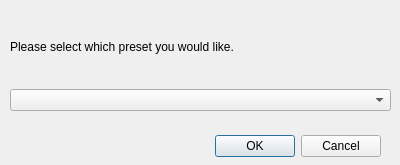
<?xml version="1.0" encoding="UTF-8"?>
<ui version="4.0">
 <class>presetDialog</class>
 <widget class="QDialog" name="presetDialog">
  <property name="geometry">
   <rect>
    <x>0</x>
    <y>0</y>
    <width>400</width>
    <height>165</height>
   </rect>
  </property>
  <property name="minimumSize">
   <size>
    <width>400</width>
    <height>165</height>
   </size>
  </property>
  <property name="maximumSize">
   <size>
    <width>400</width>
    <height>165</height>
   </size>
  </property>
  <property name="windowTitle">
   <string>Preset</string>
  </property>
  <property name="modal">
   <bool>true</bool>
  </property>
  <widget class="QDialogButtonBox" name="buttonBox">
   <property name="geometry">
    <rect>
     <x>40</x>
     <y>130</y>
     <width>341</width>
     <height>32</height>
    </rect>
   </property>
   <property name="orientation">
    <enum>Qt::Horizontal</enum>
   </property>
   <property name="standardButtons">
    <set>QDialogButtonBox::Cancel|QDialogButtonBox::Ok</set>
   </property>
  </widget>
  <widget class="QWidget" name="layoutWidget">
   <property name="geometry">
    <rect>
     <x>10</x>
     <y>10</y>
     <width>381</width>
     <height>101</height>
    </rect>
   </property>
   <layout class="QVBoxLayout" name="verticalLayout">
    <item>
     <widget class="QLabel" name="label">
      <property name="text">
       <string>Please select which preset you would like.</string>
      </property>
     </widget>
    </item>
    <item>
     <widget class="QComboBox" name="combo_preset"/>
    </item>
   </layout>
  </widget>
  <zorder>layoutWidget</zorder>
  <zorder>buttonBox</zorder>
 </widget>
 <resources/>
 <connections>
  <connection>
   <sender>buttonBox</sender>
   <signal>accepted()</signal>
   <receiver>presetDialog</receiver>
   <slot>accept()</slot>
   <hints>
    <hint type="sourcelabel">
     <x>248</x>
     <y>254</y>
    </hint>
    <hint type="destinationlabel">
     <x>157</x>
     <y>274</y>
    </hint>
   </hints>
  </connection>
  <connection>
   <sender>buttonBox</sender>
   <signal>rejected()</signal>
   <receiver>presetDialog</receiver>
   <slot>reject()</slot>
   <hints>
    <hint type="sourcelabel">
     <x>316</x>
     <y>260</y>
    </hint>
    <hint type="destinationlabel">
     <x>286</x>
     <y>274</y>
    </hint>
   </hints>
  </connection>
 </connections>
</ui>
